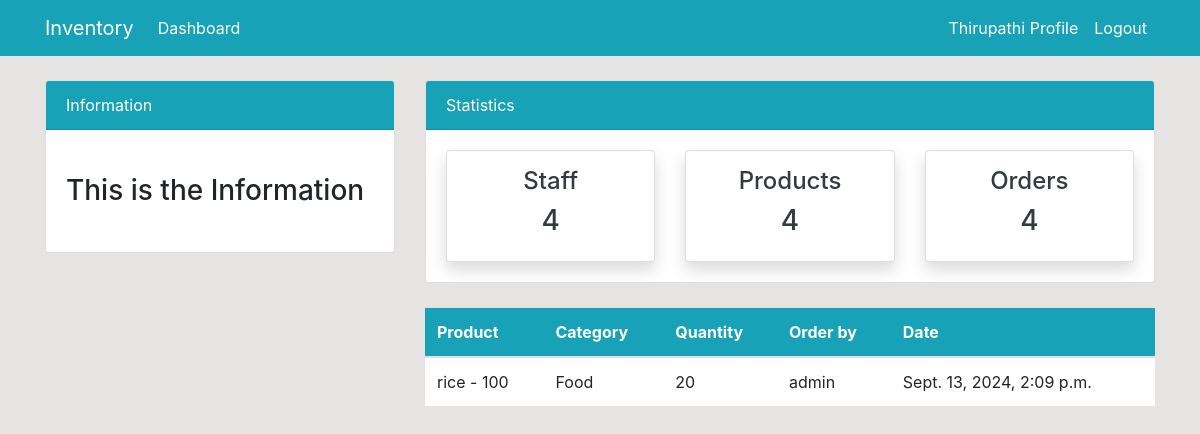
Before: /order/ (signed in) with the older database file.
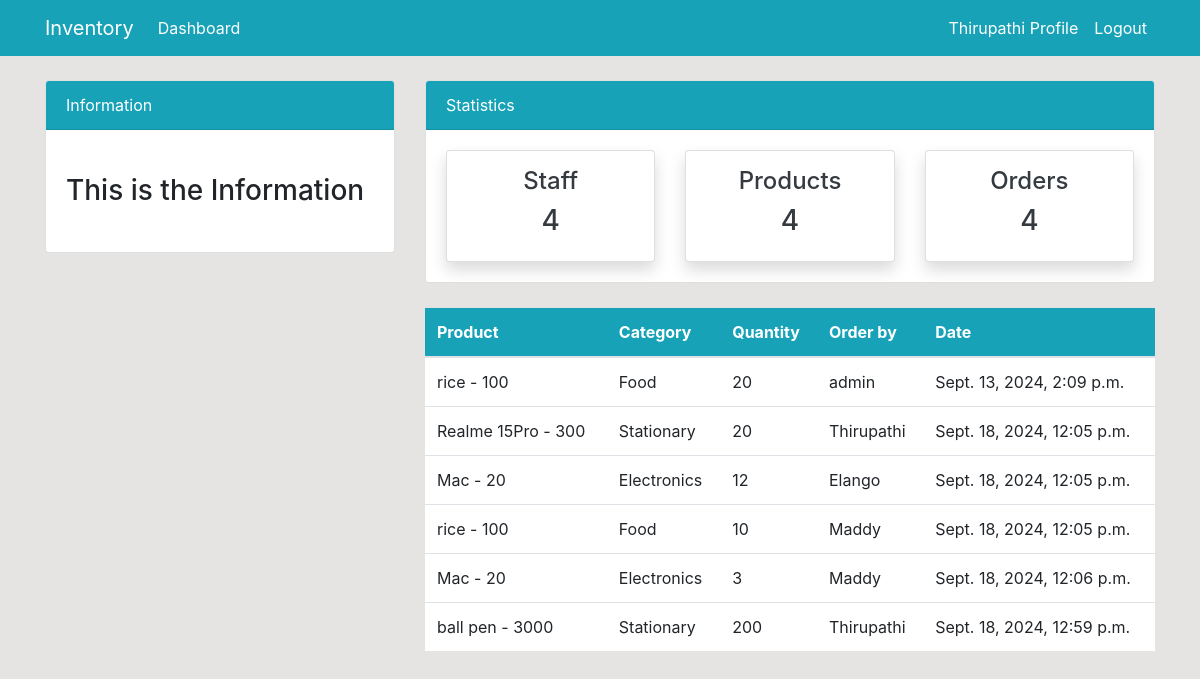
After: the same page with the newer database file.
### inventory/models.py (models this page shows, shortened)
class Order(models.Model):
    product = models.ForeignKey(Product, on_delete=models.CASCADE,null=True)
    staff = models.ForeignKey(User,models.CASCADE,null= True)
    order_quantity = models.PositiveIntegerField(null= True)
    date = models.DateTimeField(auto_now_add=True)
    class Meta:
        verbose_name_plural = 'Order'

class Product(models.Model):
    name = models.CharField(max_length=100, null=True)
    category = models.CharField(max_length=20, choices= CATEGORY,null=True)
    quantity = models.PositiveIntegerField(null=True)
    class Meta:
        verbose_name_plural = 'Product'
    def __str__(self):
        return f'{self.name} - {self.quantity}'

### inventory/views.py (the view)
# urls.py: path('order/',views.order,name='inventory-order'),
@login_required
def order(request):
    orders = Order.objects.all()
    context={
        'orders' :orders,
    }
    return render(request, 'inventory/order.html',context)

### templates/inventory/order.html (shortened to what this page needs)
{% extends "partials/base.html" %}
{% block content %}
{% include 'partials/topnav.html' %}
<div class="container">
    <div class="row my-4">
        <div class="col-md-4">
        </div>
        <div class="col-md-8">
            <table class="table bg-white">
                <thead class="bg-info">
                    <tr class="text-white">
                        <th scope="col">Product</th>
                        <th scope="col">Category</th>
                        <th scope="col">Quantity</th>
                        <th scope="col">Order by</th>
                        <th scope="col">Date</th>
                    </tr>
                </thead>
                <tbody>
                    {% for orders in orders %}
                    <tr>
                        <td>{{orders.product}}</td>
                        <td>{{orders.product.category}}</td>
                        <td>{{orders.order_quantity}}</td>
                        <td>
                            {{orders.staff.username}}
                        </td>
                        <td>{{orders.date}}</td>
                    </tr>
                    {% endfor %}
                </tbody>
            </table>
        </div>
    </div>
</div>
{% endblock content %}

### templates/partials/base.html (shortened to what this page needs)
{% load static %}
<!doctype html>
<html lang="en">
  <head>
    <link href="https://maxcdn.bootstrapcdn.com/bootstrap/4.5.2/css/bootstrap.min.css" rel="stylesheet">
    <link rel="stylesheet" href="{% static "/style.css" %}">
  </head>
  <body>
    {% include 'partials/nav.html' %}
    {% block content %}
    {% endblock content %}
  </body>
</html>

### templates/partials/nav.html (shortened to what this page needs)
<nav class="navbar navbar-expand-lg navbar-info bg-info">
    <div class="container">
        {% if user.is_authenticated %}
            <a class="navbar-brand text-white" href="{% url 'inventory-index' %}">Inventory</a>
            <div class="collapse navbar-collapse" id="navbarSupportedContent">
                <ul class="navbar-nav mr-auto">
                    <li class="nav-item active">
                        <a class="nav-link text-white" href="{% url 'inventory-index' %}">Dashboard </a>
                    </li>
                </ul>
                <ul class="navbar-nav ml-auto">
                    <li class="nav-item active">
                        <a class="nav-link text-white" href={% url "user-profile" %}>{{user.username}} Profile
                    </li>
                    <li class="nav-item">
                        <a class="nav-link text-white" href="{% url 'user-logout' %}">Logout</a>
                    </li>
                </ul>
            {% endif %}
        </div>
    </div>
</nav>

### templates/partials/topnav.html (shortened to what this page needs)
 <div class="container">
    <div class="row mt-4">
        <div class="col-md-4">
            <div class="card">
                <div class="card-header bg-info text-white">
                    Information
                </div>
                <div class="card-body">
                    <marquee behavior="" direction="">
                        <h3 class="my-4">This is the Information</h3>
                    </marquee>
                </div>
            </div>
        </div>
        <div class="col-md-8">
            <div class="card">
                <div class="card-header bg-info text-white">
                    Statistics
                </div>
                <div class="card-body">
                    <div class="row">
                        <div class="col-md-4">
                            <a class="text-decoration-none text-dark" href="{% url "inventory-staff" %}">
                                <div class="card my-card shadow text-center p-3">
                                    <h4>Staff </h4>
                                    <h3>4</h3>
                                </div>
                            </a>
                        </div>
                        <div class="col-md-4">
                            <a class="text-decoration-none text-dark" href="{% url "inventory-product" %}">
                                <div class="card my-card shadow text-center p-3">
                                    <h4>Products </h4>
                                    <h3>4</h3>
                                </div>
                            </a>
                        </div>
                        <div class="col-md-4">
                            <a class="text-decoration-none text-dark" href="{% url "inventory-order" %}">
                                <div class="card my-card shadow text-center p-3">
                                    <h4>Orders </h4>
                                    <h3>4</h3>
                                </div>
                            </a>
                        </div>
                    </div>
                </div>
            </div>
        </div>
    </div>
</div>

### static/style.css (style rules this page uses)
body { background: rgb(230, 227, 227); }

Changed rows visible on the page:
added Order: product "Realme 15Pro - 300", product.category "Stationary", order_quantity "20", staff.username "Thirupathi", date "Sept. 18, 2024, 12:05 p.m."
added Order: product "Mac - 20", product.category "Electronics", order_quantity "12", staff.username "Elango", date "Sept. 18, 2024, 12:05 p.m."
added Order: product "rice - 100", product.category "Food", order_quantity "10", staff.username "Maddy", date "Sept. 18, 2024, 12:05 p.m."
added Order: product "Mac - 20", product.category "Electronics", order_quantity "3", staff.username "Maddy", date "Sept. 18, 2024, 12:06 p.m."
added Order: product "ball pen - 3000", product.category "Stationary", order_quantity "200", staff.username "Thirupathi", date "Sept. 18, 2024, 12:59 p.m."
